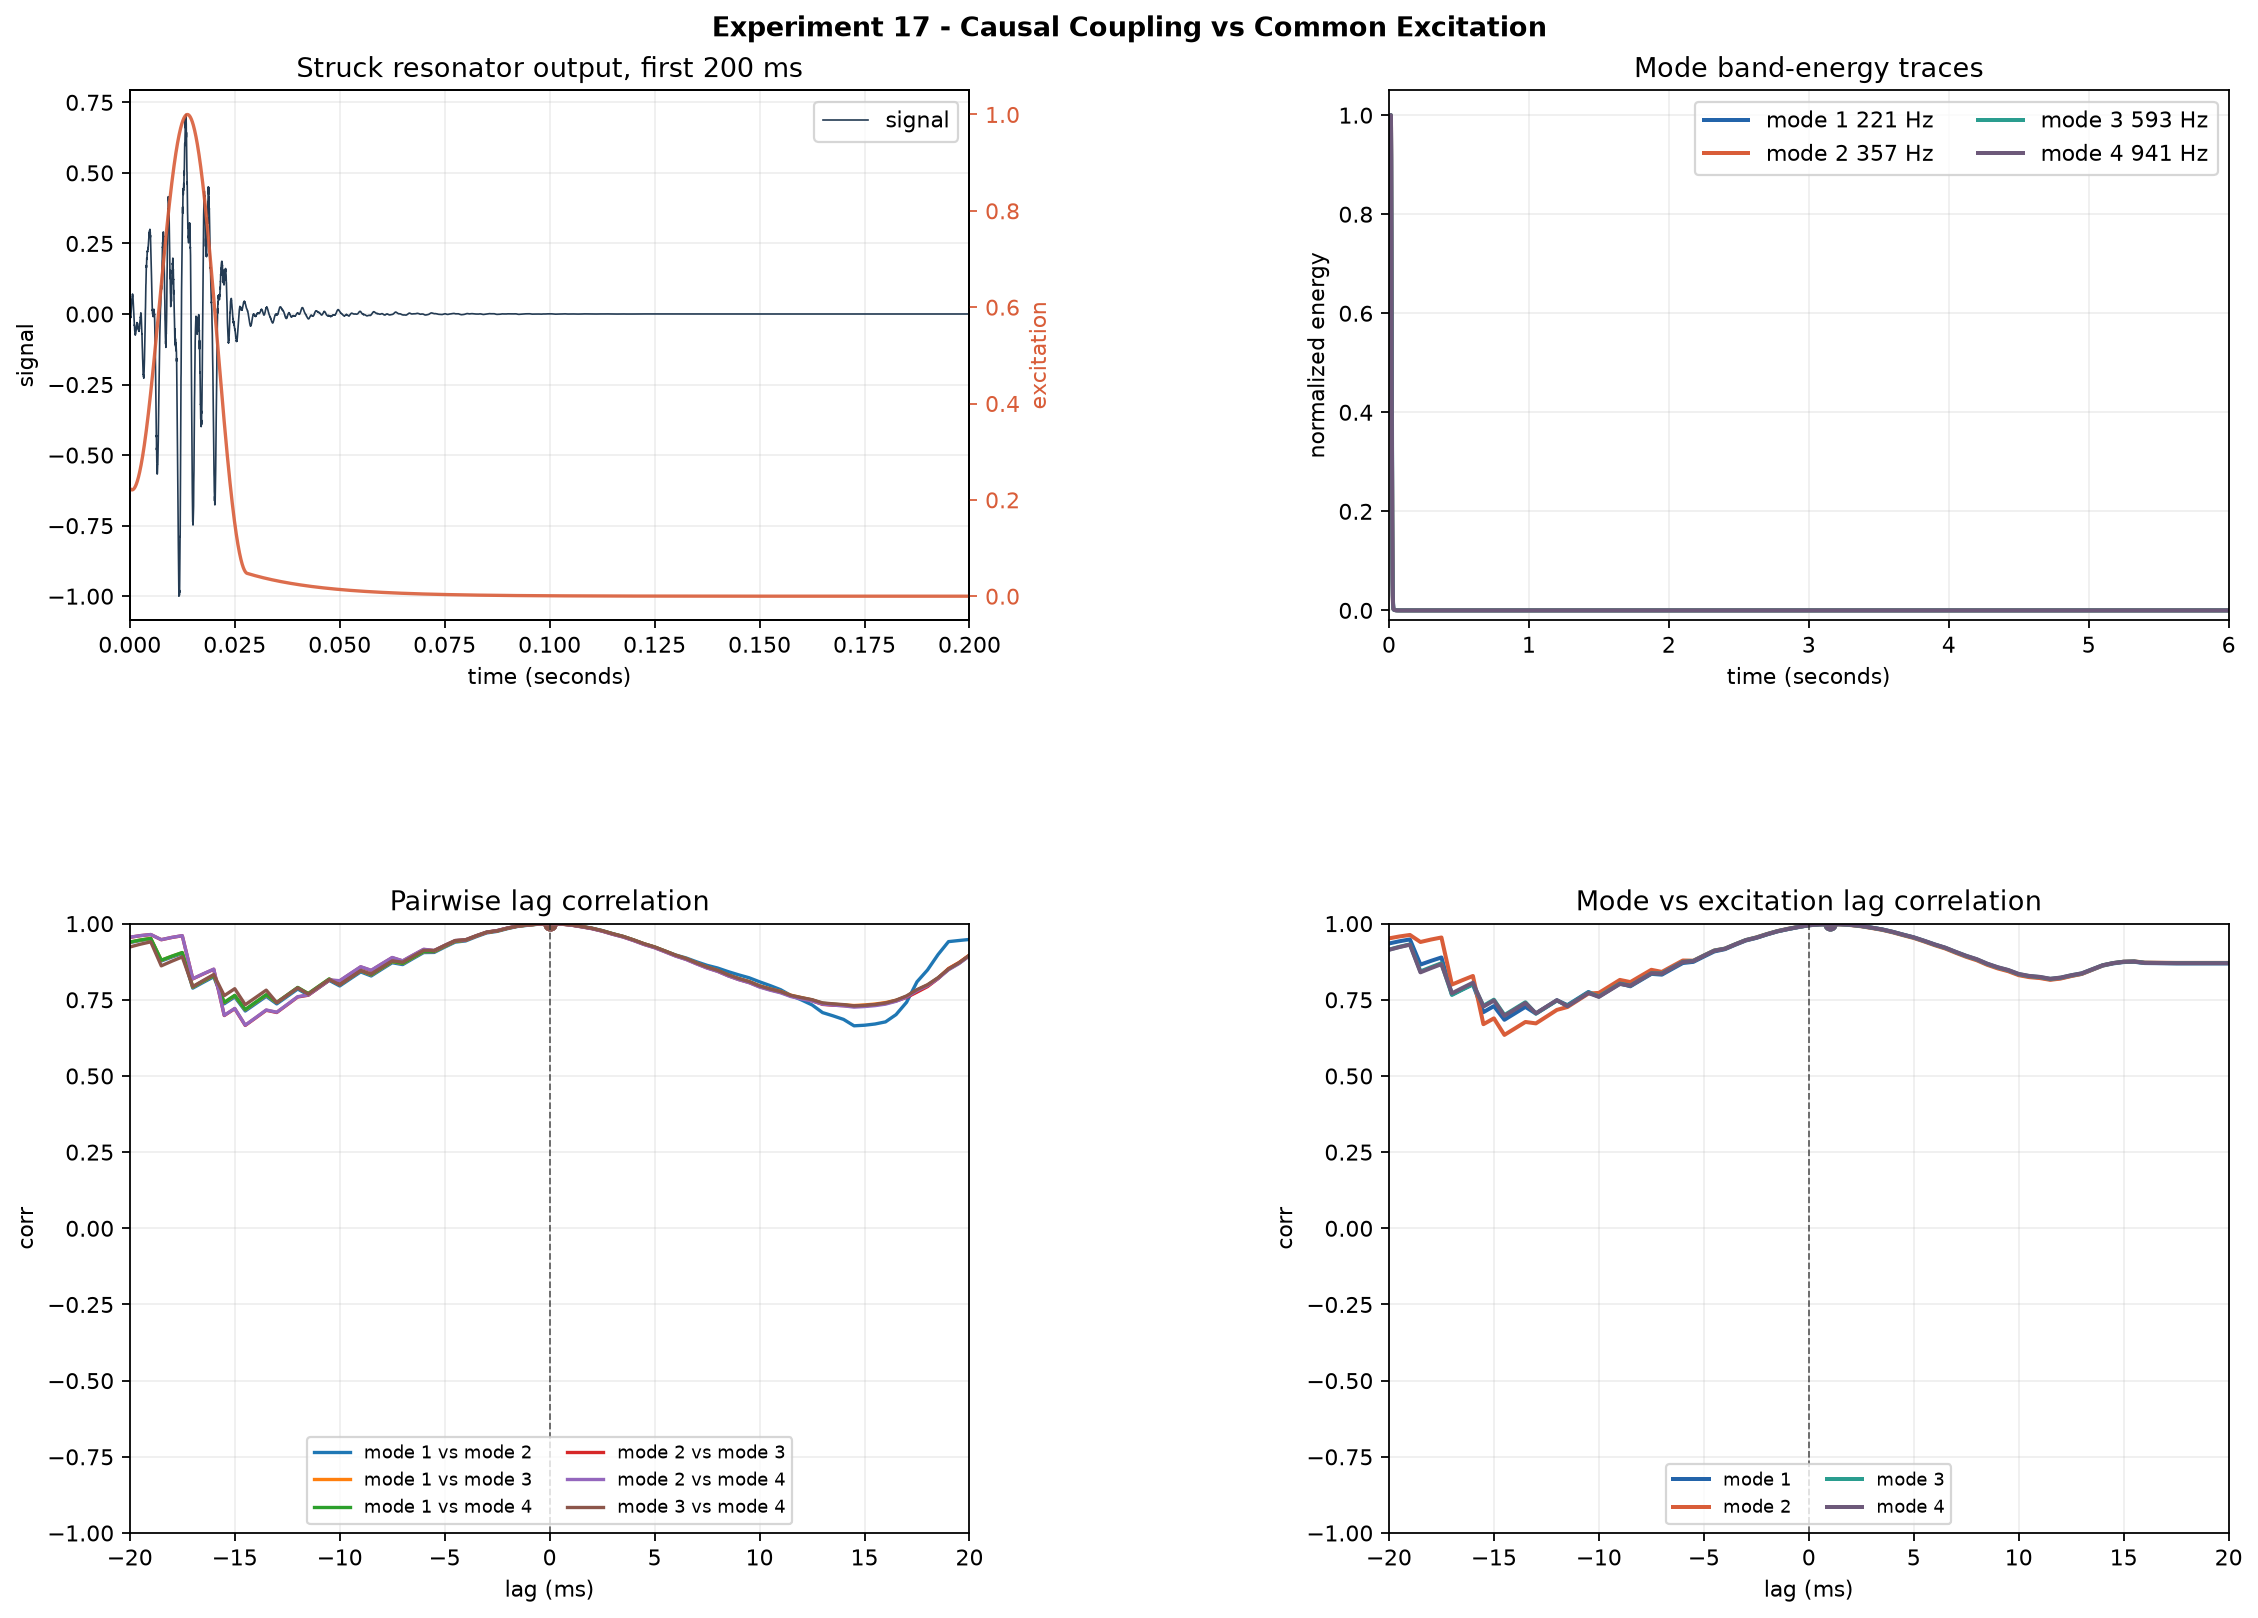

The Python source for this figure:
"""
Experiment 17 - Causal Coupling vs Common Excitation

Test whether modal "coupling" is actually just shared excitation from the same
impact. We measure lagged correlations between modal band-energy traces and the
excitation envelope:

    corr(A_i(t), A_j(t + lag))
    corr(A_i(t), excitation(t + lag))

If the peaks sit near zero lag, the simplest explanation is a common strike
driving all modes together.
"""

from __future__ import annotations

import argparse
from itertools import combinations
from pathlib import Path
import sys

import numpy as np

PROJECT_ROOT = Path(__file__).resolve().parents[1]
if str(PROJECT_ROOT) not in sys.path:
    sys.path.insert(0, str(PROJECT_ROOT))

from persistence.detectors import analyze_frames, normalize
from persistence.trackers import band_energy_trace


SAMPLE_RATE = 44_100
DURATION_SECONDS = 6.0
WINDOW_SIZE = 1024
HOP_SIZE = 64
LAG_MS = np.arange(-20.0, 20.01, 0.5)

MODES = [
    {"name": "mode 1", "frequency": 221.0, "amplitude": 1.00, "decay": 4.8},
    {"name": "mode 2", "frequency": 357.0, "amplitude": 0.70, "decay": 2.7},
    {"name": "mode 3", "frequency": 593.0, "amplitude": 0.50, "decay": 1.35},
    {"name": "mode 4", "frequency": 941.0, "amplitude": 0.36, "decay": 0.78},
]

PALETTE = {
    "mode 1": "#2364aa",
    "mode 2": "#d95d39",
    "mode 3": "#2a9d8f",
    "mode 4": "#6d597a",
}


def strike_envelope(times: np.ndarray) -> np.ndarray:
    """A short impact envelope used as the shared excitation proxy."""
    envelope = np.zeros_like(times)
    burst_samples = int(0.028 * SAMPLE_RATE)
    burst = np.hanning(burst_samples)
    envelope[:burst_samples] = burst
    envelope += 0.25 * np.exp(-times / 0.018)
    return normalize(envelope)


def generate_common_excitation_resonator() -> tuple[np.ndarray, np.ndarray, np.ndarray]:
    times = np.arange(int(SAMPLE_RATE * DURATION_SECONDS)) / SAMPLE_RATE
    rng = np.random.default_rng(71)
    excitation = strike_envelope(times)

    signal = np.zeros_like(times)
    for mode in MODES:
        phase = rng.uniform(0, 2 * np.pi)
        mode_envelope = excitation * np.exp(-times / mode["decay"])
        signal += mode["amplitude"] * mode_envelope * np.sin(
            2 * np.pi * mode["frequency"] * times + phase
        )

    # Keep the strike broadband, but only as a weak shared contact texture.
    signal += 0.03 * excitation * rng.normal(0, 1, size=times.shape)
    return times, normalize(signal), excitation


def lagged_pearson(
    x: np.ndarray,
    y: np.ndarray,
    times: np.ndarray,
    lag_ms: float,
) -> float:
    shifted = np.interp(times + lag_ms / 1000.0, times, y, left=np.nan, right=np.nan)
    mask = np.isfinite(x) & np.isfinite(shifted)
    if np.count_nonzero(mask) < 5:
        return float("nan")

    x_slice = x[mask]
    y_slice = shifted[mask]
    if np.std(x_slice) == 0 or np.std(y_slice) == 0:
        return float("nan")
    return float(np.corrcoef(x_slice, y_slice)[0, 1])


def lag_curve(x: np.ndarray, y: np.ndarray, times: np.ndarray) -> np.ndarray:
    return np.array([lagged_pearson(x, y, times, lag) for lag in LAG_MS])


def peak_lag(lag_ms: np.ndarray, correlation: np.ndarray) -> tuple[float, float]:
    valid = np.isfinite(correlation)
    if not np.any(valid):
        return float("nan"), float("nan")
    index = int(np.nanargmax(correlation))
    return float(lag_ms[index]), float(correlation[index])


def main() -> None:
    parser = argparse.ArgumentParser(description="Test common excitation vs causal coupling.")
    parser.add_argument("--save", help="Save plot instead of opening a window.")
    args = parser.parse_args()

    if args.save:
        import matplotlib

        matplotlib.use("Agg")

    try:
        import matplotlib.pyplot as plt
    except ImportError as exc:
        raise SystemExit("Install dependencies with: pip install -r requirements.txt") from exc

    times, signal, excitation = generate_common_excitation_resonator()
    frames = analyze_frames(signal, SAMPLE_RATE, WINDOW_SIZE, HOP_SIZE)

    mode_traces = {
        mode["name"]: band_energy_trace(frames, mode["frequency"], 45)
        for mode in MODES
    }
    excitation_trace = np.interp(frames.frame_times, times, excitation)

    pair_curves = {
        (left["name"], right["name"]): lag_curve(
            mode_traces[left["name"]],
            mode_traces[right["name"]],
            frames.frame_times,
        )
        for left, right in combinations(MODES, 2)
    }
    excitation_curves = {
        mode["name"]: lag_curve(mode_traces[mode["name"]], excitation_trace, frames.frame_times)
        for mode in MODES
    }

    print("Causal coupling vs common excitation")
    print("mode pair                     peak_lag_ms  corr_at_peak")
    pair_peaks = []
    for (left, right), curve in pair_curves.items():
        peak_lag_ms, peak_corr = peak_lag(LAG_MS, curve)
        pair_peaks.append(peak_lag_ms)
        print(f"{left:8s} <-> {right:8s} {peak_lag_ms:11.2f}  {peak_corr:12.3f}")

    print("excitation comparison          peak_lag_ms  corr_at_peak")
    excitation_peaks = []
    for mode_name, curve in excitation_curves.items():
        peak_lag_ms, peak_corr = peak_lag(LAG_MS, curve)
        excitation_peaks.append(peak_lag_ms)
        print(f"{mode_name:8s} -> excitation {peak_lag_ms:11.2f}  {peak_corr:12.3f}")

    print()
    print(
        "Interpretation: if the strongest peaks cluster near 0 ms for both the "
        "mode pairs and the excitation comparison, the simplest explanation is a "
        "shared impact drive rather than direct mode-to-mode energy transfer."
    )
    print(
        f"Mean absolute pair peak lag: {np.nanmean(np.abs(pair_peaks)):.2f} ms; "
        f"mean absolute excitation peak lag: {np.nanmean(np.abs(excitation_peaks)):.2f} ms"
    )

    figure = plt.figure(figsize=(14, 10), constrained_layout=True)
    grid = figure.add_gridspec(2, 2, height_ratios=[1.0, 1.15], hspace=0.25, wspace=0.2)
    ax_signal = figure.add_subplot(grid[0, 0])
    ax_modes = figure.add_subplot(grid[0, 1])
    ax_pairs = figure.add_subplot(grid[1, 0])
    ax_excitation = figure.add_subplot(grid[1, 1])
    figure.suptitle("Experiment 17 - Causal Coupling vs Common Excitation", fontweight="bold")

    ax_signal.plot(times, signal, color="#243b53", linewidth=0.75, label="signal")
    ax_signal.set_xlim(0, 0.20)
    ax_signal.set_ylabel("signal")
    ax_signal.set_xlabel("time (seconds)")
    ax_signal.set_title("Struck resonator output, first 200 ms")
    ax_signal.grid(True, alpha=0.2)

    ax_signal_excitation = ax_signal.twinx()
    ax_signal_excitation.plot(
        times,
        excitation,
        color="#d95d39",
        linewidth=1.5,
        alpha=0.9,
        label="excitation",
    )
    ax_signal_excitation.set_ylabel("excitation", color="#d95d39")
    ax_signal_excitation.tick_params(axis="y", colors="#d95d39")
    ax_signal.legend(loc="upper right")

    for mode in MODES:
        ax_modes.plot(
            frames.frame_times,
            mode_traces[mode["name"]],
            label=f"{mode['name']} {mode['frequency']:.0f} Hz",
            color=PALETTE[mode["name"]],
            linewidth=1.8,
        )
    ax_modes.set_xlim(0, DURATION_SECONDS)
    ax_modes.set_ylim(-0.02, 1.05)
    ax_modes.set_title("Mode band-energy traces")
    ax_modes.set_xlabel("time (seconds)")
    ax_modes.set_ylabel("normalized energy")
    ax_modes.grid(True, alpha=0.2)
    ax_modes.legend(loc="upper right", ncol=2)

    for index, ((left, right), curve) in enumerate(pair_curves.items()):
        color = f"C{index}"
        peak_index = int(np.nanargmax(curve))
        ax_pairs.plot(LAG_MS, curve, color=color, linewidth=1.5, label=f"{left} vs {right}")
        ax_pairs.scatter(LAG_MS[peak_index], curve[peak_index], color=color, s=28)
    ax_pairs.axvline(0, color="#222222", linewidth=0.8, linestyle="--", alpha=0.7)
    ax_pairs.set_title("Pairwise lag correlation")
    ax_pairs.set_xlabel("lag (ms)")
    ax_pairs.set_ylabel("corr")
    ax_pairs.set_xlim(LAG_MS[0], LAG_MS[-1])
    ax_pairs.set_ylim(-1.0, 1.0)
    ax_pairs.grid(True, alpha=0.2)
    ax_pairs.legend(fontsize=8, ncol=2, loc="lower center")

    for mode in MODES:
        curve = excitation_curves[mode["name"]]
        peak_index = int(np.nanargmax(curve))
        ax_excitation.plot(
            LAG_MS,
            curve,
            color=PALETTE[mode["name"]],
            linewidth=1.8,
            label=mode["name"],
        )
        ax_excitation.scatter(LAG_MS[peak_index], curve[peak_index], color=PALETTE[mode["name"]], s=28)
    ax_excitation.axvline(0, color="#222222", linewidth=0.8, linestyle="--", alpha=0.7)
    ax_excitation.set_title("Mode vs excitation lag correlation")
    ax_excitation.set_xlabel("lag (ms)")
    ax_excitation.set_ylabel("corr")
    ax_excitation.set_xlim(LAG_MS[0], LAG_MS[-1])
    ax_excitation.set_ylim(-1.0, 1.0)
    ax_excitation.grid(True, alpha=0.2)
    ax_excitation.legend(loc="lower center", fontsize=8, ncol=2)

    if args.save:
        figure.savefig(args.save, dpi=160, bbox_inches="tight")
        print(f"Saved plot to {args.save}")
    else:
        plt.show()


if __name__ == "__main__":
    main()
